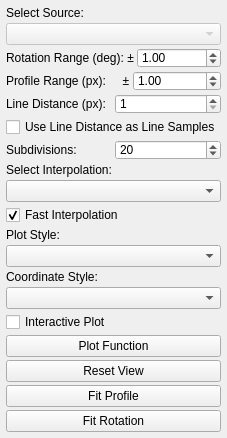
<?xml version="1.0" encoding="UTF-8"?>
<ui version="4.0">
 <class>POFuncPlot</class>
 <widget class="QMainWindow" name="POFuncPlot">
  <property name="enabled">
   <bool>true</bool>
  </property>
  <property name="geometry">
   <rect>
    <x>0</x>
    <y>0</y>
    <width>197</width>
    <height>409</height>
   </rect>
  </property>
  <property name="sizePolicy">
   <sizepolicy hsizetype="Fixed" vsizetype="Fixed">
    <horstretch>0</horstretch>
    <verstretch>0</verstretch>
   </sizepolicy>
  </property>
  <property name="minimumSize">
   <size>
    <width>0</width>
    <height>0</height>
   </size>
  </property>
  <property name="maximumSize">
   <size>
    <width>197</width>
    <height>409</height>
   </size>
  </property>
  <property name="baseSize">
   <size>
    <width>197</width>
    <height>387</height>
   </size>
  </property>
  <property name="windowTitle">
   <string>3D Profile Plot</string>
  </property>
  <widget class="QWidget" name="widget_main">
   <property name="sizePolicy">
    <sizepolicy hsizetype="Preferred" vsizetype="Preferred">
     <horstretch>0</horstretch>
     <verstretch>0</verstretch>
    </sizepolicy>
   </property>
   <layout class="QVBoxLayout" name="verticalLayout">
    <property name="spacing">
     <number>3</number>
    </property>
    <property name="leftMargin">
     <number>6</number>
    </property>
    <property name="topMargin">
     <number>6</number>
    </property>
    <property name="rightMargin">
     <number>6</number>
    </property>
    <property name="bottomMargin">
     <number>6</number>
    </property>
    <item>
     <widget class="QLabel" name="label_data_source">
      <property name="text">
       <string>Select Source:</string>
      </property>
     </widget>
    </item>
    <item>
     <widget class="QComboBox" name="cb_data_source">
      <property name="enabled">
       <bool>false</bool>
      </property>
      <property name="sizePolicy">
       <sizepolicy hsizetype="Preferred" vsizetype="Fixed">
        <horstretch>0</horstretch>
        <verstretch>0</verstretch>
       </sizepolicy>
      </property>
     </widget>
    </item>
    <item>
     <layout class="QHBoxLayout" name="layout_range_rot">
      <item>
       <widget class="QLabel" name="label_range_rot">
        <property name="text">
         <string>Rotation Range (deg): ±</string>
        </property>
       </widget>
      </item>
      <item>
       <widget class="QDoubleSpinBox" name="spin_range_rot">
        <property name="minimumSize">
         <size>
          <width>0</width>
          <height>20</height>
         </size>
        </property>
        <property name="maximumSize">
         <size>
          <width>16777215</width>
          <height>20</height>
         </size>
        </property>
        <property name="maximum">
         <double>180.000000000000000</double>
        </property>
        <property name="singleStep">
         <double>1.000000000000000</double>
        </property>
        <property name="value">
         <double>1.000000000000000</double>
        </property>
       </widget>
      </item>
     </layout>
    </item>
    <item>
     <layout class="QHBoxLayout" name="layout_range_profile">
      <item>
       <widget class="QLabel" name="label_range_trans">
        <property name="text">
         <string>Profile Range (px):     ±</string>
        </property>
       </widget>
      </item>
      <item>
       <widget class="QDoubleSpinBox" name="spin_range_prof">
        <property name="minimumSize">
         <size>
          <width>0</width>
          <height>20</height>
         </size>
        </property>
        <property name="maximumSize">
         <size>
          <width>16777215</width>
          <height>20</height>
         </size>
        </property>
        <property name="maximum">
         <double>99.000000000000000</double>
        </property>
        <property name="singleStep">
         <double>1.000000000000000</double>
        </property>
        <property name="value">
         <double>1.000000000000000</double>
        </property>
       </widget>
      </item>
     </layout>
    </item>
    <item>
     <layout class="QHBoxLayout" name="layout_line_samples">
      <item>
       <widget class="QLabel" name="label_profile_y_steps">
        <property name="text">
         <string>Line Distance (px):</string>
        </property>
       </widget>
      </item>
      <item>
       <widget class="QSpinBox" name="spin_line_dist">
        <property name="minimumSize">
         <size>
          <width>0</width>
          <height>20</height>
         </size>
        </property>
        <property name="maximumSize">
         <size>
          <width>16777215</width>
          <height>20</height>
         </size>
        </property>
        <property name="minimum">
         <number>1</number>
        </property>
        <property name="maximum">
         <number>1000</number>
        </property>
        <property name="value">
         <number>1</number>
        </property>
       </widget>
      </item>
     </layout>
    </item>
    <item>
     <widget class="QCheckBox" name="chb_line_samples">
      <property name="text">
       <string>Use Line Distance as Line Samples</string>
      </property>
     </widget>
    </item>
    <item>
     <layout class="QHBoxLayout" name="layout_max_iter">
      <item>
       <widget class="QLabel" name="label_subdiv">
        <property name="text">
         <string>Subdivisions:</string>
        </property>
       </widget>
      </item>
      <item>
       <widget class="QSpinBox" name="spin_subdiv">
        <property name="enabled">
         <bool>true</bool>
        </property>
        <property name="minimumSize">
         <size>
          <width>0</width>
          <height>20</height>
         </size>
        </property>
        <property name="maximumSize">
         <size>
          <width>16777215</width>
          <height>20</height>
         </size>
        </property>
        <property name="minimum">
         <number>1</number>
        </property>
        <property name="maximum">
         <number>1000</number>
        </property>
        <property name="value">
         <number>20</number>
        </property>
       </widget>
      </item>
     </layout>
    </item>
    <item>
     <widget class="QLabel" name="label_profile_interp">
      <property name="text">
       <string>Select Interpolation:</string>
      </property>
     </widget>
    </item>
    <item>
     <widget class="QComboBox" name="cb_profile_interp">
      <property name="currentText">
       <string/>
      </property>
     </widget>
    </item>
    <item>
     <widget class="QCheckBox" name="chb_fast_interp">
      <property name="text">
       <string>Fast Interpolation</string>
      </property>
      <property name="checked">
       <bool>true</bool>
      </property>
     </widget>
    </item>
    <item>
     <widget class="QLabel" name="label_plot_stye">
      <property name="text">
       <string>Plot Style:</string>
      </property>
     </widget>
    </item>
    <item>
     <widget class="QComboBox" name="cb_plot_style"/>
    </item>
    <item>
     <widget class="QLabel" name="label_coord_style">
      <property name="text">
       <string>Coordinate Style:</string>
      </property>
     </widget>
    </item>
    <item>
     <widget class="QComboBox" name="cb_coord_style"/>
    </item>
    <item>
     <widget class="QCheckBox" name="chb_auto">
      <property name="text">
       <string>Interactive Plot</string>
      </property>
     </widget>
    </item>
    <item>
     <widget class="QPushButton" name="pb_plot">
      <property name="enabled">
       <bool>true</bool>
      </property>
      <property name="text">
       <string>Plot Function</string>
      </property>
     </widget>
    </item>
    <item>
     <widget class="QPushButton" name="pb_reset">
      <property name="enabled">
       <bool>true</bool>
      </property>
      <property name="text">
       <string>Reset View</string>
      </property>
     </widget>
    </item>
    <item>
     <widget class="QPushButton" name="pb_fit_profile">
      <property name="sizePolicy">
       <sizepolicy hsizetype="Minimum" vsizetype="Fixed">
        <horstretch>0</horstretch>
        <verstretch>0</verstretch>
       </sizepolicy>
      </property>
      <property name="text">
       <string>Fit Profile</string>
      </property>
     </widget>
    </item>
    <item>
     <widget class="QPushButton" name="pg_fit_rot">
      <property name="sizePolicy">
       <sizepolicy hsizetype="Minimum" vsizetype="Fixed">
        <horstretch>0</horstretch>
        <verstretch>0</verstretch>
       </sizepolicy>
      </property>
      <property name="text">
       <string>Fit Rotation</string>
      </property>
     </widget>
    </item>
   </layout>
  </widget>
 </widget>
 <resources/>
 <connections>
  <connection>
   <sender>pb_plot</sender>
   <signal>clicked()</signal>
   <receiver>POFuncPlot</receiver>
   <slot>updatePlot()</slot>
   <hints>
    <hint type="sourcelabel">
     <x>162</x>
     <y>324</y>
    </hint>
    <hint type="destinationlabel">
     <x>192</x>
     <y>167</y>
    </hint>
   </hints>
  </connection>
  <connection>
   <sender>cb_coord_style</sender>
   <signal>currentIndexChanged(int)</signal>
   <receiver>POFuncPlot</receiver>
   <slot>updateStyles()</slot>
   <hints>
    <hint type="sourcelabel">
     <x>112</x>
     <y>295</y>
    </hint>
    <hint type="destinationlabel">
     <x>193</x>
     <y>213</y>
    </hint>
   </hints>
  </connection>
  <connection>
   <sender>pb_reset</sender>
   <signal>clicked()</signal>
   <receiver>POFuncPlot</receiver>
   <slot>resetView()</slot>
   <hints>
    <hint type="sourcelabel">
     <x>76</x>
     <y>345</y>
    </hint>
    <hint type="destinationlabel">
     <x>194</x>
     <y>354</y>
    </hint>
   </hints>
  </connection>
  <connection>
   <sender>pb_fit_profile</sender>
   <signal>clicked()</signal>
   <receiver>POFuncPlot</receiver>
   <slot>fitProfile()</slot>
   <hints>
    <hint type="sourcelabel">
     <x>97</x>
     <y>363</y>
    </hint>
    <hint type="destinationlabel">
     <x>1</x>
     <y>345</y>
    </hint>
   </hints>
  </connection>
  <connection>
   <sender>pg_fit_rot</sender>
   <signal>clicked()</signal>
   <receiver>POFuncPlot</receiver>
   <slot>fitRotation()</slot>
   <hints>
    <hint type="sourcelabel">
     <x>47</x>
     <y>389</y>
    </hint>
    <hint type="destinationlabel">
     <x>3</x>
     <y>393</y>
    </hint>
   </hints>
  </connection>
  <connection>
   <sender>cb_plot_style</sender>
   <signal>currentIndexChanged(int)</signal>
   <receiver>POFuncPlot</receiver>
   <slot>updateData()</slot>
   <hints>
    <hint type="sourcelabel">
     <x>56</x>
     <y>254</y>
    </hint>
    <hint type="destinationlabel">
     <x>2</x>
     <y>205</y>
    </hint>
   </hints>
  </connection>
  <connection>
   <sender>cb_profile_interp</sender>
   <signal>currentIndexChanged(int)</signal>
   <receiver>POFuncPlot</receiver>
   <slot>autoUpdatePlot()</slot>
   <hints>
    <hint type="sourcelabel">
     <x>106</x>
     <y>191</y>
    </hint>
    <hint type="destinationlabel">
     <x>3</x>
     <y>175</y>
    </hint>
   </hints>
  </connection>
  <connection>
   <sender>spin_subdiv</sender>
   <signal>valueChanged(int)</signal>
   <receiver>POFuncPlot</receiver>
   <slot>autoUpdatePlot()</slot>
   <hints>
    <hint type="sourcelabel">
     <x>138</x>
     <y>150</y>
    </hint>
    <hint type="destinationlabel">
     <x>194</x>
     <y>133</y>
    </hint>
   </hints>
  </connection>
  <connection>
   <sender>chb_line_samples</sender>
   <signal>stateChanged(int)</signal>
   <receiver>POFuncPlot</receiver>
   <slot>autoUpdatePlot()</slot>
   <hints>
    <hint type="sourcelabel">
     <x>18</x>
     <y>128</y>
    </hint>
    <hint type="destinationlabel">
     <x>2</x>
     <y>119</y>
    </hint>
   </hints>
  </connection>
  <connection>
   <sender>spin_line_dist</sender>
   <signal>valueChanged(int)</signal>
   <receiver>POFuncPlot</receiver>
   <slot>autoUpdatePlot()</slot>
   <hints>
    <hint type="sourcelabel">
     <x>142</x>
     <y>110</y>
    </hint>
    <hint type="destinationlabel">
     <x>196</x>
     <y>100</y>
    </hint>
   </hints>
  </connection>
  <connection>
   <sender>spin_range_prof</sender>
   <signal>valueChanged(double)</signal>
   <receiver>POFuncPlot</receiver>
   <slot>autoUpdatePlot()</slot>
   <hints>
    <hint type="sourcelabel">
     <x>140</x>
     <y>82</y>
    </hint>
    <hint type="destinationlabel">
     <x>191</x>
     <y>78</y>
    </hint>
   </hints>
  </connection>
  <connection>
   <sender>spin_range_rot</sender>
   <signal>valueChanged(double)</signal>
   <receiver>POFuncPlot</receiver>
   <slot>autoUpdatePlot()</slot>
   <hints>
    <hint type="sourcelabel">
     <x>165</x>
     <y>59</y>
    </hint>
    <hint type="destinationlabel">
     <x>193</x>
     <y>54</y>
    </hint>
   </hints>
  </connection>
  <connection>
   <sender>cb_data_source</sender>
   <signal>currentIndexChanged(int)</signal>
   <receiver>POFuncPlot</receiver>
   <slot>autoUpdatePlot()</slot>
   <hints>
    <hint type="sourcelabel">
     <x>142</x>
     <y>29</y>
    </hint>
    <hint type="destinationlabel">
     <x>196</x>
     <y>26</y>
    </hint>
   </hints>
  </connection>
  <connection>
   <sender>chb_fast_interp</sender>
   <signal>stateChanged(int)</signal>
   <receiver>POFuncPlot</receiver>
   <slot>updatePlot()</slot>
   <hints>
    <hint type="sourcelabel">
     <x>75</x>
     <y>206</y>
    </hint>
    <hint type="destinationlabel">
     <x>2</x>
     <y>152</y>
    </hint>
   </hints>
  </connection>
 </connections>
 <slots>
  <slot>updatePlot()</slot>
  <slot>updateStyles()</slot>
  <slot>resetView()</slot>
  <slot>fitProfile()</slot>
  <slot>fitRotation()</slot>
  <slot>updateData()</slot>
  <slot>autoUpdatePlot()</slot>
 </slots>
</ui>
